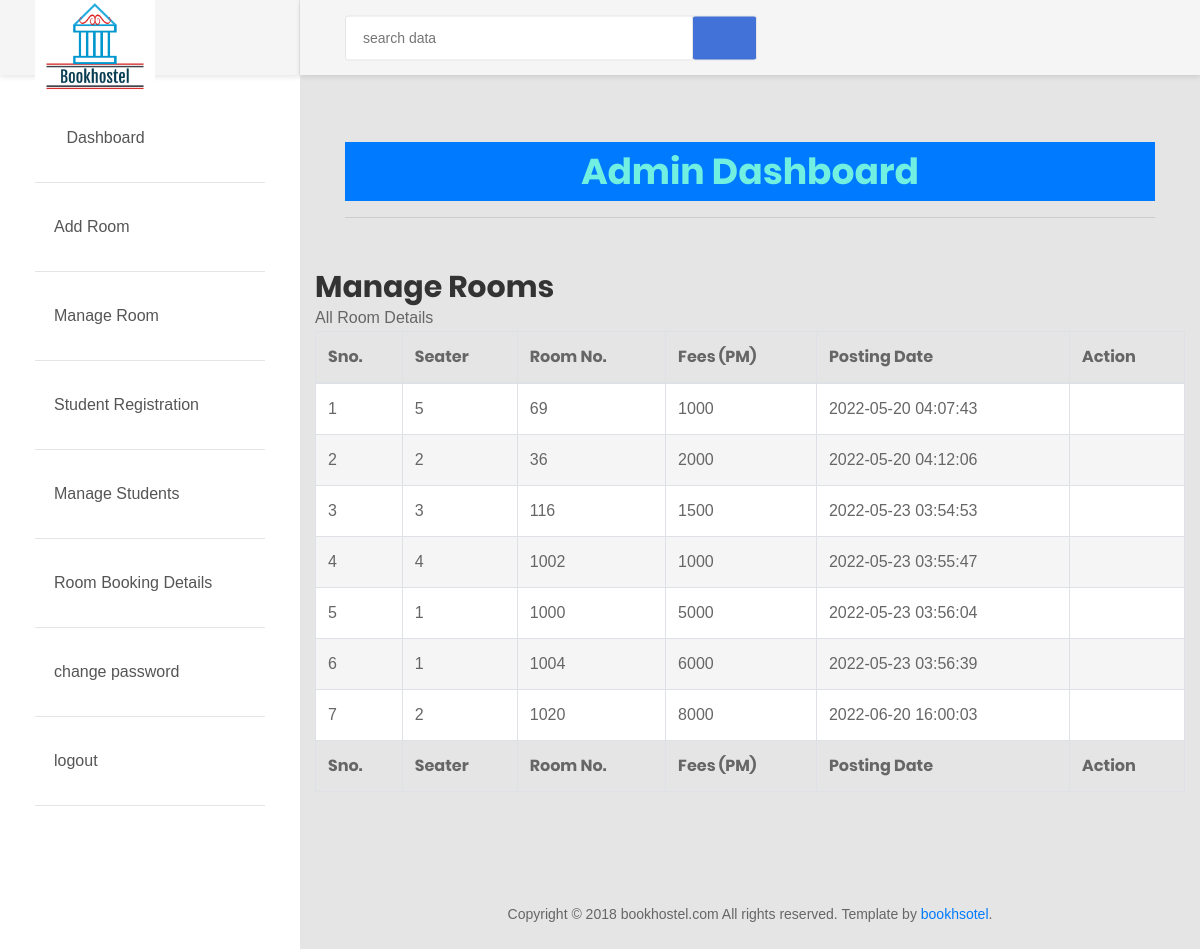
/admin/manageroom.php (signed in), run on the app's committed database.
### tables this page shows
CREATE TABLE `rooms` (
  `id` int(11) NOT NULL,
  `seater` int(11) DEFAULT NULL,
  `room_no` int(11) DEFAULT NULL,
  `fees` int(11) DEFAULT NULL,
  `posting_date` timestamp NULL DEFAULT current_timestamp()
);

### admin/manageroom.php (the view, shortened to what this page needs)
	<?php include('header.php');?>
	<div class="ts-main-content">
		<div class="content-wrapper">
			<div class="container-fluid">
				<div class="row">
					<div class="col-md-12">
						<h2 class="page-title" style="margin-top: 4%">Manage Rooms</h2>
						<div class="panel panel-default">
							<div class="panel-heading">All Room Details</div>
							<div class="panel-body">
								<table id="zctb" class="display table table-striped table-bordered table-hover" cellspacing="0" width="100%">
									<thead>
										<tr>
											<th>Sno.</th>
											<th>Seater</th>
											<th>Room No.</th>
											<th>Fees (PM) </th>
											<th>Posting Date  </th>
											<th>Action</th>
										</tr>
									</thead>
									<tfoot>
										<tr>
											<th>Sno.</th>
											<th>Seater</th>
											<th>Room No.</th>
											<th>Fees (PM) </th>
											<th>Posting Date  </th>
											<th>Action</th>
										</tr>
									</tfoot>
									<tbody>
<?php
$ret="select * from rooms";
$stmt= $mysqli->prepare($ret) ;
$stmt->execute() ;
$res=$stmt->get_result();
$cnt=1;
while($row=$res->fetch_object())
	  {
	  	?>
<tr><td><?php echo $cnt;;?></td>
<td><?php echo $row->seater;?></td>
<td><?php echo $row->room_no;?></td>
<td><?php echo $row->fees;?></td>
<td><?php echo $row->posting_date;?></td>
<td><a href="edit-room.php?id=<?php echo $row->id;?>"><i class="fa fa-edit"></i></a>&nbsp;&nbsp;
<a href="manageroom.php?del=<?php echo $row->id;?>" onclick="return confirm("Do you want to delete");"><i class="fa fa-close"></i></a></td>
										</tr>
									<?php
$cnt=$cnt+1;
									 } ?>
									</tbody>
								</table>
							</div>
						</div>
					</div>
				</div>
			</div>
		</div>
	</div>
<?php
require "footer.php"?>

### data on the page
rooms: seater "5", room_no "69", fees "1000", posting_date "2022-05-20 04:07:43"
rooms: seater "2", room_no "36", fees "2000", posting_date "2022-05-20 04:12:06"
rooms: seater "3", room_no "116", fees "1500", posting_date "2022-05-23 03:54:53"
rooms: seater "4", room_no "1002", fees "1000", posting_date "2022-05-23 03:55:47"
rooms: seater "1", room_no "1000", fees "5000", posting_date "2022-05-23 03:56:04"
rooms: seater "1", room_no "1004", fees "6000", posting_date "2022-05-23 03:56:39"
rooms: seater "2", room_no "1020", fees "8000", posting_date "2022-06-20 16:00:03"
